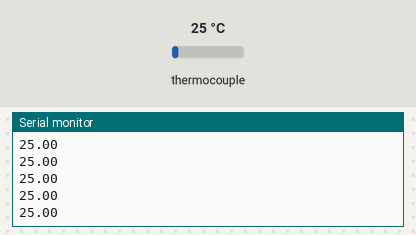
This sketch was run on a simulated Arduino Uno, built with avr-gcc and run on an emulated ATmega328P. On the bench: the last lines printed to the serial monitor. Inputs (shaded band) come from the test bench; at power-on: thermocouple 25 °C.

Above: at 1.2 s.
1.3 s: thermocouple set to 6 °C
At 1.56 s:
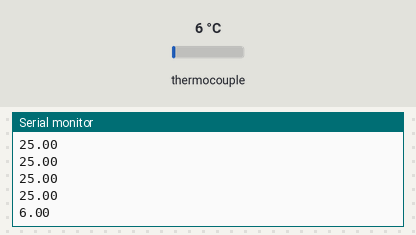
2.8 s: thermocouple set to 75 °C
At 2.97 s:
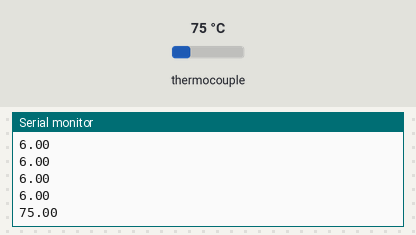
Timing chart, 0 to 5.8 s (numbered marks = the images above; inputs shaded):
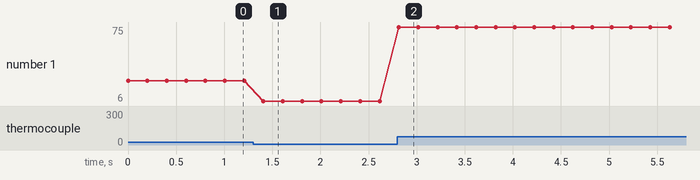

Measured:
- after the input at 1.3 s, the serial monitor: prints a new line after 0.11 s (image 1)
- after the input at 2.8 s, the serial monitor: prints a new line at once (image 2)
- plotted number 1: 25 → 6 after the input at 1.3 s, 6 → 75 after the input at 2.8 s

The sketch:

arduino_uno_serial.ino
```cpp
#include "max6675.h" // Biblioteca utilizada para o amplificador de sinal dos termopares
#include <SoftwareSerial.h>

int RX = 10;
int TX = 11;

int thermoD0 = 4; // so
int thermoCS = 3;
int thermoCLK = 2; // sck

MAX6675 thermocouple(thermoCLK, thermoCS, thermoD0);

void setup() {
  Serial.begin(9600);
}

void loop() {

  float temp = thermocouple.readCelsius();
  Serial.println(temp);

  delay(200);
}
```
